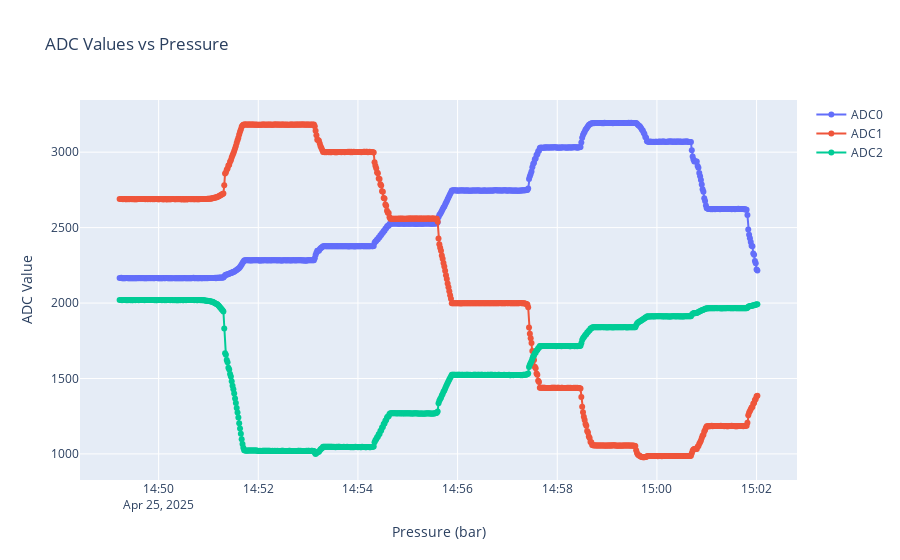

This figure's notebook cell:
### Markdown cell above
### Venting air results

### Code cell
import pandas as pd
import plotly.graph_objects as go

# 1. Load the CSV
pt2 = pd.read_csv('2025-04-25-pressure-test-2[raw].csv', parse_dates=['datetime'])

# 2. Bin by DataValue and compute mean ADC values per bin


# 3. Plot with Plotly
fig = go.Figure()

# Add a line for each ADC channel
for adc_col in ['ADC0', 'ADC1', 'ADC2']:
    fig.add_trace(go.Scatter(
        x=pt2['datetime'],
        y=pt2[adc_col],
        mode='lines+markers',
        name=adc_col
    ))

# 4. Format the plot
fig.update_layout(
    title='ADC Values vs Pressure',
    xaxis_title='Pressure (bar)',
    yaxis_title='ADC Value',

)

fig.show()

### Figure 1 — Plotly figure (JSON) as saved in the notebook; plotly's stock layout.template omitted (floating-point values rounded to 4 significant figures; data arrays with more than 128 entries replaced by an {"elided": "..."} marker saying what was removed)
{"data": [{"mode": "lines+markers", "name": "ADC0", "type": "scatter", "x": {"elided": "764 str values"}, "y": {"elided": "764 int values"}}, {"mode": "lines+markers", "name": "ADC1", "type": "scatter", "x": {"elided": "764 str values"}, "y": {"elided": "764 int values"}}, {"mode": "lines+markers", "name": "ADC2", "type": "scatter", "x": {"elided": "764 str values"}, "y": {"elided": "764 int values"}}], "layout": {"title": {"text": "ADC Values vs Pressure"}, "xaxis": {"title": {"text": "Pressure (bar)"}}, "yaxis": {"title": {"text": "ADC Value"}}}}
